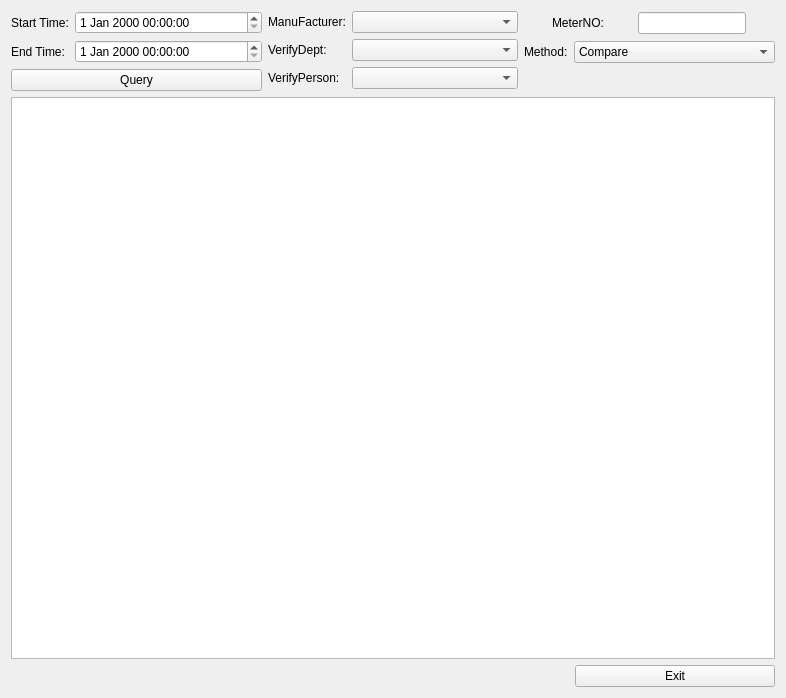
<?xml version="1.0" encoding="UTF-8"?>
<ui version="4.0">
 <class>PlaResultDlgClass</class>
 <widget class="QWidget" name="PlaResultDlgClass">
  <property name="geometry">
   <rect>
    <x>0</x>
    <y>0</y>
    <width>786</width>
    <height>698</height>
   </rect>
  </property>
  <property name="windowTitle">
   <string>Platinum Verify Result</string>
  </property>
  <property name="windowIcon">
   <iconset resource="../resultquery.qrc">
    <normaloff>:/resultquery/images/temperresult.png</normaloff>:/resultquery/images/temperresult.png</iconset>
  </property>
  <layout class="QVBoxLayout" name="verticalLayout_3">
   <item>
    <layout class="QHBoxLayout" name="horizontalLayout_4">
     <item>
      <layout class="QVBoxLayout" name="verticalLayout">
       <item>
        <layout class="QGridLayout" name="gridLayout">
         <item row="0" column="0">
          <widget class="QLabel" name="label">
           <property name="sizePolicy">
            <sizepolicy hsizetype="Fixed" vsizetype="Preferred">
             <horstretch>0</horstretch>
             <verstretch>0</verstretch>
            </sizepolicy>
           </property>
           <property name="text">
            <string>Start Time:</string>
           </property>
          </widget>
         </item>
         <item row="0" column="1">
          <widget class="QDateTimeEdit" name="startDateTime"/>
         </item>
         <item row="1" column="0">
          <widget class="QLabel" name="label_2">
           <property name="sizePolicy">
            <sizepolicy hsizetype="Fixed" vsizetype="Preferred">
             <horstretch>0</horstretch>
             <verstretch>0</verstretch>
            </sizepolicy>
           </property>
           <property name="text">
            <string>End Time:</string>
           </property>
          </widget>
         </item>
         <item row="1" column="1">
          <widget class="QDateTimeEdit" name="endDateTime"/>
         </item>
        </layout>
       </item>
       <item>
        <widget class="QPushButton" name="btnQuery">
         <property name="sizePolicy">
          <sizepolicy hsizetype="Preferred" vsizetype="Fixed">
           <horstretch>0</horstretch>
           <verstretch>0</verstretch>
          </sizepolicy>
         </property>
         <property name="text">
          <string>Query</string>
         </property>
        </widget>
       </item>
      </layout>
     </item>
     <item>
      <layout class="QGridLayout" name="gridLayout_2">
       <item row="0" column="0">
        <widget class="QLabel" name="label_4">
         <property name="sizePolicy">
          <sizepolicy hsizetype="Fixed" vsizetype="Preferred">
           <horstretch>0</horstretch>
           <verstretch>0</verstretch>
          </sizepolicy>
         </property>
         <property name="text">
          <string>ManuFacturer:</string>
         </property>
        </widget>
       </item>
       <item row="0" column="1">
        <widget class="QComboBox" name="cmbManufactDept">
         <property name="sizePolicy">
          <sizepolicy hsizetype="Preferred" vsizetype="Fixed">
           <horstretch>0</horstretch>
           <verstretch>0</verstretch>
          </sizepolicy>
         </property>
        </widget>
       </item>
       <item row="1" column="0">
        <widget class="QLabel" name="label_5">
         <property name="sizePolicy">
          <sizepolicy hsizetype="Fixed" vsizetype="Preferred">
           <horstretch>0</horstretch>
           <verstretch>0</verstretch>
          </sizepolicy>
         </property>
         <property name="text">
          <string>VerifyDept:</string>
         </property>
        </widget>
       </item>
       <item row="1" column="1">
        <widget class="QComboBox" name="cmbVerifyDept">
         <property name="sizePolicy">
          <sizepolicy hsizetype="Preferred" vsizetype="Fixed">
           <horstretch>0</horstretch>
           <verstretch>0</verstretch>
          </sizepolicy>
         </property>
        </widget>
       </item>
       <item row="2" column="0">
        <widget class="QLabel" name="label_3">
         <property name="sizePolicy">
          <sizepolicy hsizetype="Preferred" vsizetype="Preferred">
           <horstretch>0</horstretch>
           <verstretch>0</verstretch>
          </sizepolicy>
         </property>
         <property name="text">
          <string>VerifyPerson:</string>
         </property>
        </widget>
       </item>
       <item row="2" column="1">
        <widget class="QComboBox" name="cmbVerifyPerson">
         <property name="sizePolicy">
          <sizepolicy hsizetype="Preferred" vsizetype="Fixed">
           <horstretch>0</horstretch>
           <verstretch>0</verstretch>
          </sizepolicy>
         </property>
        </widget>
       </item>
      </layout>
     </item>
     <item>
      <layout class="QVBoxLayout" name="verticalLayout_2">
       <item>
        <layout class="QHBoxLayout" name="horizontalLayout_2">
         <item>
          <widget class="QLabel" name="label_6">
           <property name="sizePolicy">
            <sizepolicy hsizetype="Fixed" vsizetype="Fixed">
             <horstretch>0</horstretch>
             <verstretch>0</verstretch>
            </sizepolicy>
           </property>
           <property name="text">
            <string>MeterNO:</string>
           </property>
          </widget>
         </item>
         <item>
          <widget class="QLineEdit" name="lnEditMeterNO">
           <property name="sizePolicy">
            <sizepolicy hsizetype="Fixed" vsizetype="Fixed">
             <horstretch>0</horstretch>
             <verstretch>0</verstretch>
            </sizepolicy>
           </property>
          </widget>
         </item>
        </layout>
       </item>
       <item>
        <layout class="QHBoxLayout" name="horizontalLayout_3">
         <item>
          <widget class="QLabel" name="label_7">
           <property name="sizePolicy">
            <sizepolicy hsizetype="Fixed" vsizetype="Fixed">
             <horstretch>0</horstretch>
             <verstretch>0</verstretch>
            </sizepolicy>
           </property>
           <property name="text">
            <string>Method:</string>
           </property>
          </widget>
         </item>
         <item>
          <widget class="QComboBox" name="cmbMethod">
           <item>
            <property name="text">
             <string>Compare</string>
            </property>
           </item>
           <item>
            <property name="text">
             <string>Parameter</string>
            </property>
           </item>
          </widget>
         </item>
        </layout>
       </item>
       <item>
        <spacer name="verticalSpacer">
         <property name="orientation">
          <enum>Qt::Vertical</enum>
         </property>
         <property name="sizeType">
          <enum>QSizePolicy::Preferred</enum>
         </property>
         <property name="sizeHint" stdset="0">
          <size>
           <width>20</width>
           <height>25</height>
          </size>
         </property>
        </spacer>
       </item>
      </layout>
     </item>
    </layout>
   </item>
   <item>
    <widget class="QTableView" name="tableView"/>
   </item>
   <item>
    <layout class="QHBoxLayout" name="horizontalLayout_5">
     <item>
      <layout class="QHBoxLayout" name="horizontalLayout"/>
     </item>
     <item>
      <spacer name="horizontalSpacer_2">
       <property name="orientation">
        <enum>Qt::Horizontal</enum>
       </property>
       <property name="sizeHint" stdset="0">
        <size>
         <width>231</width>
         <height>20</height>
        </size>
       </property>
      </spacer>
     </item>
     <item>
      <widget class="QPushButton" name="btnExit">
       <property name="sizePolicy">
        <sizepolicy hsizetype="Preferred" vsizetype="Fixed">
         <horstretch>0</horstretch>
         <verstretch>0</verstretch>
        </sizepolicy>
       </property>
       <property name="minimumSize">
        <size>
         <width>200</width>
         <height>0</height>
        </size>
       </property>
       <property name="text">
        <string>Exit</string>
       </property>
      </widget>
     </item>
    </layout>
   </item>
  </layout>
 </widget>
 <resources>
  <include location="../resultquery.qrc"/>
 </resources>
 <connections/>
</ui>
